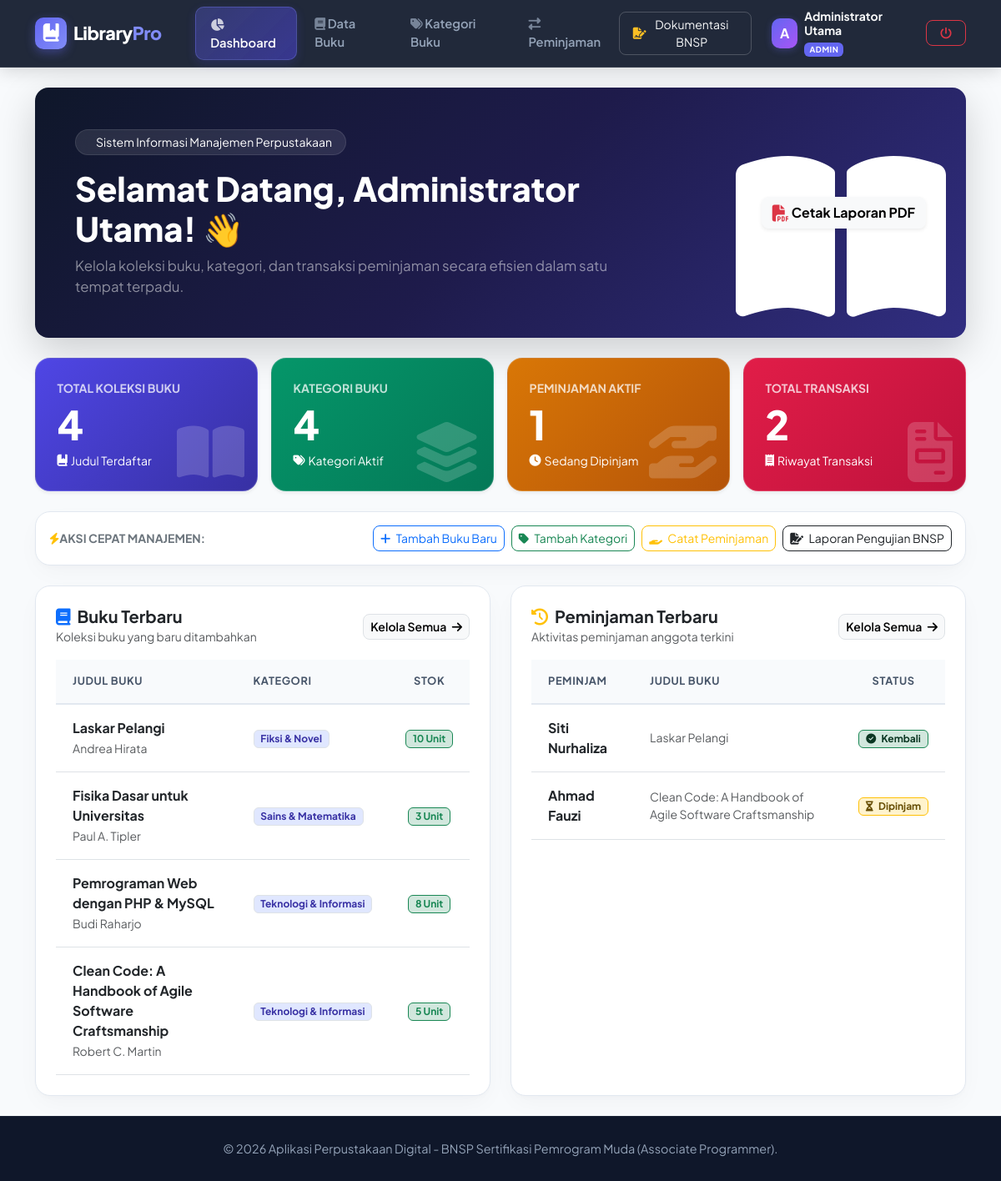
The page /Dashboard/dashboard.php (signed in) on the database its author committed.
### tables this page shows
CREATE TABLE IF NOT EXISTS `buku` (
    `id` INT AUTO_INCREMENT PRIMARY KEY,
    `id_kategori` INT NOT NULL,
    `judul` VARCHAR(200) NOT NULL,
    `pengarang` VARCHAR(150) NOT NULL,
    `penerbit` VARCHAR(150) NOT NULL,
    `tahun_terbit` INT(4) NOT NULL,
    `isbn` VARCHAR(30) NULL,
    `stok` INT DEFAULT 1,
    `created_at` TIMESTAMP DEFAULT CURRENT_TIMESTAMP,
    FOREIGN KEY (`id_kategori`) REFERENCES `kategori`(`id`) ON DELETE CASCADE ON UPDATE CASCADE
);

CREATE TABLE IF NOT EXISTS `kategori` (
    `id` INT AUTO_INCREMENT PRIMARY KEY,
    `nama_kategori` VARCHAR(100) NOT NULL,
    `deskripsi` TEXT NULL,
    `created_at` TIMESTAMP DEFAULT CURRENT_TIMESTAMP
);

CREATE TABLE IF NOT EXISTS `peminjaman` (
    `id` INT AUTO_INCREMENT PRIMARY KEY,
    `id_buku` INT NOT NULL,
    `nama_peminjam` VARCHAR(100) NOT NULL,
    `tanggal_pinjam` DATE NOT NULL,
    `tanggal_kembali` DATE NOT NULL,
    `status` ENUM('dipinjam', 'dikembalikan') DEFAULT 'dipinjam',
    `created_at` TIMESTAMP DEFAULT CURRENT_TIMESTAMP,
    FOREIGN KEY (`id_buku`) REFERENCES `buku`(`id`) ON DELETE CASCADE ON UPDATE CASCADE
);

### Dashboard/dashboard.php (the view, shortened to what the rows shown need)
<?php
require_once __DIR__ . '/../classes/Auth.php';
require_once __DIR__ . '/../classes/Buku.php';
require_once __DIR__ . '/../classes/Peminjaman.php';
$bukuModel = new Buku();
$peminjamanModel = new Peminjaman();
$bukuTerbaru = $bukuModel->getAll();
$bukuTerbaru = array_slice($bukuTerbaru, 0, 5);
$peminjamanTerbaru = $peminjamanModel->getAll();
$peminjamanTerbaru = array_slice($peminjamanTerbaru, 0, 5);
require_once __DIR__ . '/../includes/header.php';
?>
<div class="container py-4">
    <div class="row mb-4">
        <div class="col-12">
            <div class="card border-0 text-white p-4 p-md-5 rounded-4 shadow-lg overflow-hidden position-relative" style="background: linear-gradient(135deg, #0f172a 0%, #1e1b4b 50%, #312e81 100%);">
                <div class="row align-items-center position-relative z-1">
                    <div class="col-lg-8">
                        <h2 class="fw-extrabold display-6 mb-2" style="font-weight: 800;">Selamat Datang, <?= htmlspecialchars($currentUser['nama_lengkap']) ?>! 👋</h2>
                    </div>
                </div>
            </div>
        </div>
    </div>
    <div class="row g-4">
        <div class="col-lg-6">
            <div class="card card-custom p-4 h-100">
                <div class="table-responsive">
                    <table class="table table-hover table-custom align-middle">
                        <thead>
                            <tr>
                                <th>Judul Buku</th>
                                <th>Kategori</th>
                                <th class="text-center">Stok</th>
                            </tr>
                        </thead>
                        <tbody>
                            <?php if (empty($bukuTerbaru)): ?>
                                <tr><td colspan="3" class="text-center text-muted py-4">Belum ada data buku terdaftar.</td></tr>
                            <?php else: ?>
                                <?php foreach ($bukuTerbaru as $b): ?>
                                    <tr>
                                        <td>
                                            <div class="fw-bold text-dark mb-0"><?= htmlspecialchars($b['judul']) ?></div>
                                            <small class="text-muted"><?= htmlspecialchars($b['pengarang']) ?></small>
                                        </td>
                                        <td><span class="badge bg-indigo-50 text-indigo-700 border" style="background:#e0e7ff; color:#3730a3;"><?= htmlspecialchars($b['nama_kategori'] ?? 'Umum') ?></span></td>
                                        <td class="text-center">
                                            <span class="badge bg-success-subtle text-success border border-success px-2.5 py-1 fw-bold"><?= $b['stok'] ?> Unit</span>
                                        </td>
                                    </tr>
                                <?php endforeach; ?>
                            <?php endif; ?>
                        </tbody>
                    </table>
                </div>
            </div>
        </div>
        <div class="col-lg-6">
            <div class="card card-custom p-4 h-100">
                <div class="table-responsive">
                    <table class="table table-hover table-custom align-middle">
                        <thead>
                            <tr>
                                <th>Peminjam</th>
                                <th>Judul Buku</th>
                                <th class="text-center">Status</th>
                            </tr>
                        </thead>
                        <tbody>
                            <?php if (empty($peminjamanTerbaru)): ?>
                                <tr><td colspan="3" class="text-center text-muted py-4">Belum ada transaksi peminjaman.</td></tr>
                            <?php else: ?>
                                <?php foreach ($peminjamanTerbaru as $p): ?>
                                    <tr>
                                        <td class="fw-bold text-dark"><?= htmlspecialchars($p['nama_peminjam']) ?></td>
                                        <td class="small text-muted"><?= htmlspecialchars($p['judul_buku'] ?? '-') ?></td>
                                        <td class="text-center">
                                            <?php if ($p['status'] == 'dipinjam'): ?>
                                                <span class="badge bg-warning-subtle text-warning-emphasis border border-warning px-2.5 py-1"><i class="fa-solid fa-hourglass-half me-1"></i> Dipinjam</span>
                                            <?php else: ?>
                                                <span class="badge bg-success-subtle text-success-emphasis border border-success px-2.5 py-1"><i class="fa-solid fa-circle-check me-1"></i> Kembali</span>
                                            <?php endif; ?>
                                        </td>
                                    </tr>
                                <?php endforeach; ?>
                            <?php endif; ?>
                        </tbody>
                    </table>
                </div>
            </div>
        </div>
    </div>
</div>
<?php require_once __DIR__ . '/../includes/footer.php'; ?>

### rows shown on the page
buku: judul "Laskar Pelangi", pengarang "Andrea Hirata", id_kategori.nama_kategori "Fiksi & Novel", stok "10"
buku: judul "Fisika Dasar untuk Universitas", pengarang "Paul A. Tipler", id_kategori.nama_kategori "Sains & Matematika", stok "3"
buku: judul "Pemrograman Web dengan PHP & MySQL", pengarang "Budi Raharjo", id_kategori.nama_kategori "Teknologi & Informasi", stok "8"
buku: judul "Clean Code: A Handbook of Agile Software Craftsmanship", pengarang "Robert C. Martin", id_kategori.nama_kategori "Teknologi & Informasi", stok "5"
peminjaman: nama_peminjam "Siti Nurhaliza", id_buku.judul "Laskar Pelangi", status "dikembalikan" (drawn)
peminjaman: nama_peminjam "Ahmad Fauzi", id_buku.judul "Clean Code: A Handbook of Agile Software Craftsmanship", status "dipinjam" (drawn)

### other values the page prints
substr($currentUser['nama_lengkap'] ?? 'A', 0, 1) "A"
$currentUser['nama_lengkap'] "Administrator Utama"
$currentUser['role'] "ADMIN"
$totalBuku "4"
$totalKategori "4"
$peminjamanAktif "1"
$totalPeminjaman "2"
